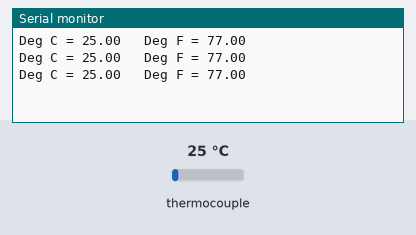
Simulated run of this sketch. Board: Arduino Uno, built with avr-gcc and run on an emulated ATmega328P. Shown: the last lines printed to the serial monitor. Inputs (shaded band) come from the test bench; at power-on: thermocouple 25 °C.

Above: at 1.7 s.
1.8 s: thermocouple set to 6 °C
At 2.4 s:
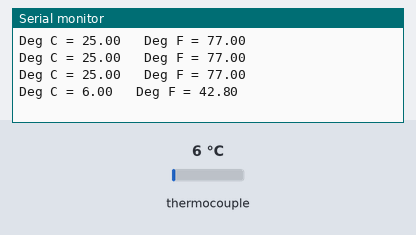
3.3 s: thermocouple set to 75 °C
At 3.9 s:
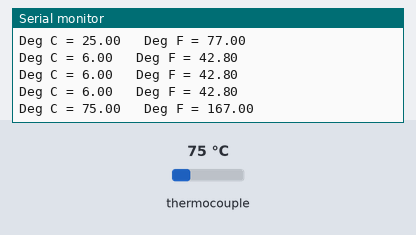
Timing chart, 0 to 6.3 s (numbered marks = the images above; inputs shaded):
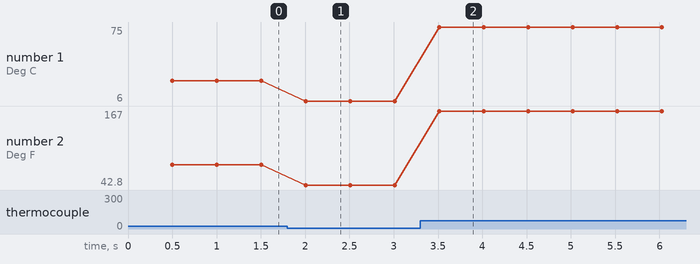

Measured:
- after the input at 1.8 s, the serial monitor: prints a new line after 0.21 s (image 1)
- after the input at 3.3 s, the serial monitor: prints a new line after 0.21 s (image 2)
- plotted number 1: 25 → 6 after the input at 1.8 s, 6 → 75 after the input at 3.3 s
- plotted number 2: 77 → 42.8 after the input at 1.8 s, 42.8 → 167 after the input at 3.3 s

The sketch:

Thermocouple_alone.ino
```cpp
// Sample Arduino MAX6675 Arduino Sketch

#include "max6675.h"

int ktcSO = 12;
int ktcCS = 10;
int ktcCLK = 13;

MAX6675 ktc(ktcCLK, ktcCS, ktcSO);


void setup() {
  Serial.begin(9600);
  // give the MAX a little time to settle
  delay(500);
}

void loop() {
  // basic readout test

   Serial.print("Deg C = ");
   Serial.print(ktc.readCelsius());
   Serial.print("\t Deg F = ");
   Serial.println(ktc.readFahrenheit());

   delay(500);
}
```
